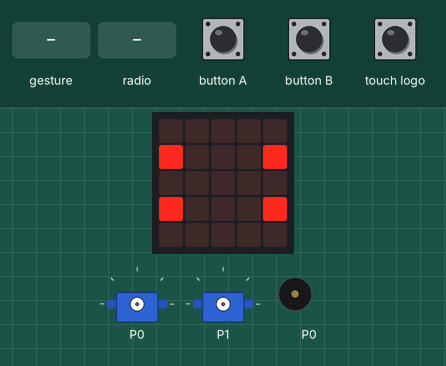
Recording of a program running on a simulated BBC micro:bit (MakeCode). Shown: the board's 5×5 LED display, 2 × servo, buzzer (waves = sounding). Inputs (shaded band) come from the test bench. A tilt is held for 1.5 s and a shake lasts 1 s, then the board lies face up again.

Above: at 14.0 s.
16.0 s: button A pressed for 0.15 s
17.6 s: button B pressed for 0.15 s
At 18.4 s:
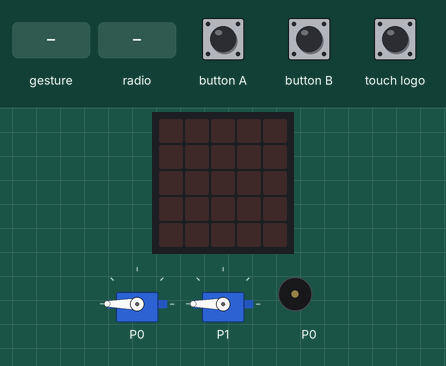
19.2 s: gesture 'tilt right'
At 20.2 s:
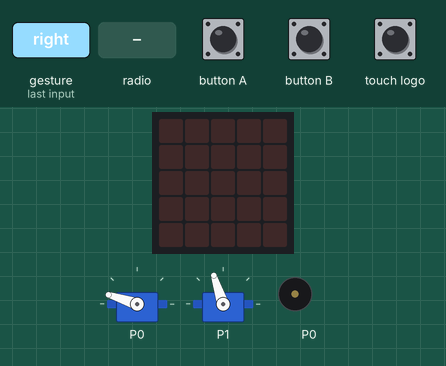
20.8 s: radio message "1" arrives
At 21.3 s:
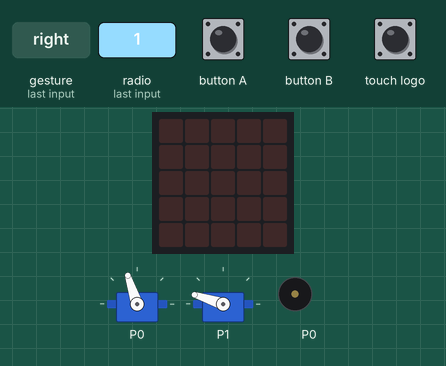
Timing chart, 0 to 23.8 s (numbered marks = the images above; inputs shaded):
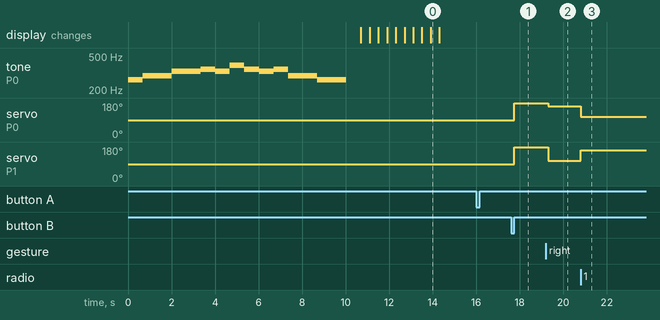

The program:

main.ts
```typescript
input.onLogoEvent(TouchButtonEvent.Pressed, function () {

})
input.onGesture(Gesture.TiltRight, function () {
    servos.P0.run(80)
    servos.P1.run(20)
})
radio.onReceivedNumber(function (receivedNumber) {
    servos.P0.run(20)
    servos.P1.run(80)
})
input.onButtonPressed(Button.A, function () {
    servos.P0.run(0)
    servos.P1.run(0)
})
input.onGesture(Gesture.TiltLeft, function () {
    radio.setGroup(1)
    radio.sendNumber(1)
})
input.onButtonPressed(Button.B, function () {
    servos.P0.run(100)
    servos.P1.run(100)
})
music.play(music.stringPlayable("C D D E E F E G ", 90), music.PlaybackMode.UntilDone)
music.play(music.stringPlayable("F E F D D C C - ", 90), music.PlaybackMode.UntilDone)
basic.showLeds(`
    . . . . .
    # . . . #
    . . . . .
    # . . . #
    . . . . .
    `)
basic.showLeds(`
    . # . # .
    # . . . #
    # . . . #
    # . . . #
    . # . # .
    `)
basic.showLeds(`
    . # # # .
    # . . . #
    # . . . #
    # . . . #
    . # # # .
    `)
basic.showLeds(`
    . # # # .
    # . . . #
    # # . # #
    # . . . #
    . # # # .
    `)
basic.showLeds(`
    . # # # .
    # . . . #
    # . . . #
    # . . . #
    . # # # .
    `)
basic.showLeds(`
    . # # # .
    # . . . #
    # # . # #
    # . . . #
    . # # # .
    `)
basic.showLeds(`
    . # # # .
    # . . . #
    # . . . #
    # . . . #
    . # # # .
    `)
basic.showLeds(`
    . # . # .
    # . . . #
    # . . . #
    # . . . #
    . # . # .
    `)
basic.showLeds(`
    . . . . .
    # . . . #
    . . . . .
    # . . . #
    . . . . .
    `)
basic.showLeds(`
    . . . . .
    . . . . .
    . . . . .
    . . . . .
    . . . . .
    `)
```

test.ts
```typescript
// Hier kann man Tests durchführen; diese Datei wird nicht kompiliert, wenn dieses Paket als Erweiterung verwendet wird.
```

Measured:
- after the input at 17.6 s, servo on P0, servo on P1: 90° → 180° after 0.15 s
- after the input at 19.2 s, servo on P0: 180° → 162° after 0.10 s; servo on P1: 180° → 108° after 0.10 s
- after the input at 20.8 s, servo on P0: 162° → 108° at once; servo on P1: 108° → 162° at once
- what the display in image 0 shows lasts 0.4 s, from 13.9 s to 14.3 s
